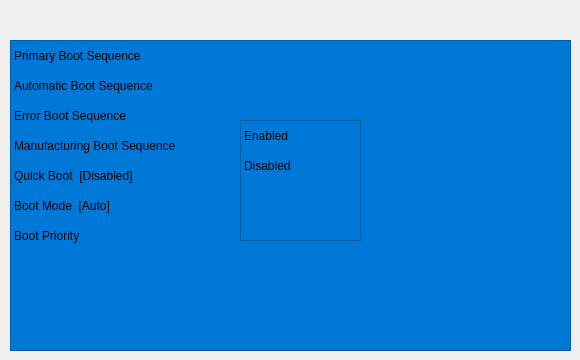
    <widget class="QWidget" name="page_4">
     <widget class="QTableWidget" name="tableWidget_3">
      <property name="geometry">
       <rect>
        <x>10</x>
        <y>40</y>
        <width>561</width>
        <height>311</height>
       </rect>
      </property>
      <property name="styleSheet">
       <string notr="true">selection-background-color: rgb(0, 120, 215);
gridline-color: rgb(255, 255, 255, 0);
background-color: rgb(0, 120, 215);
outline: none;
	</string>
      </property>
      <property name="inputMethodHints">
       <set>Qt::ImhNone</set>
      </property>
      <property name="editTriggers">
       <set>QAbstractItemView::NoEditTriggers</set>
      </property>
      <property name="tabKeyNavigation">
       <bool>false</bool>
      </property>
      <property name="selectionMode">
       <enum>QAbstractItemView::SingleSelection</enum>
      </property>
      <property name="showGrid">
       <bool>false</bool>
      </property>
      <property name="wordWrap">
       <bool>true</bool>
      </property>
      <attribute name="horizontalHeaderVisible">
       <bool>false</bool>
      </attribute>
      <attribute name="horizontalHeaderCascadingSectionResizes">
       <bool>false</bool>
      </attribute>
      <attribute name="horizontalHeaderDefaultSectionSize">
       <number>10000</number>
      </attribute>
      <attribute name="horizontalHeaderShowSortIndicator" stdset="0">
       <bool>false</bool>
      </attribute>
      <attribute name="verticalHeaderVisible">
       <bool>false</bool>
      </attribute>
      <row>
       <property name="text">
        <string>New Row</string>
       </property>
      </row>
      <row>
       <property name="text">
        <string>New Row</string>
       </property>
      </row>
      <row>
       <property name="text">
        <string>New Row</string>
       </property>
      </row>
      <row>
       <property name="text">
        <string>New Row</string>
       </property>
      </row>
      <row>
       <property name="text">
        <string>New Row</string>
       </property>
      </row>
      <row>
       <property name="text">
        <string>New Row</string>
       </property>
      </row>
      <row>
       <property name="text">
        <string>New Row</string>
       </property>
      </row>
      <column>
       <property name="text">
        <string>New Column</string>
       </property>
      </column>
      <item row="0" column="0">
       <property name="text">
        <string>Primary Boot Sequence</string>
       </property>
      </item>
      <item row="1" column="0">
       <property name="text">
        <string>Automatic Boot Sequence</string>
       </property>
      </item>
      <item row="2" column="0">
       <property name="text">
        <string>Error Boot Sequence</string>
       </property>
      </item>
      <item row="3" column="0">
       <property name="text">
        <string>Manufacturing Boot Sequence</string>
       </property>
      </item>
      <item row="4" column="0">
       <property name="text">
        <string>Quick Boot  [Disabled]</string>
       </property>
      </item>
      <item row="5" column="0">
       <property name="text">
        <string>Boot Mode  [Auto]</string>
       </property>
      </item>
      <item row="6" column="0">
       <property name="text">
        <string>Boot Priority</string>
       </property>
      </item>
     </widget>
     <widget class="QStackedWidget" name="stackedWidget_2">
      <property name="geometry">
       <rect>
        <x>240</x>
        <y>120</y>
        <width>161</width>
        <height>161</height>
       </rect>
      </property>
      <property name="currentIndex">
       <number>0</number>
      </property>
      <widget class="QWidget" name="page_7">
       <widget class="QTableWidget" name="onOff_2">
        <property name="geometry">
         <rect>
          <x>0</x>
          <y>0</y>
          <width>121</width>
          <height>121</height>
         </rect>
        </property>
        <property name="styleSheet">
         <string notr="true">selection-background-color: rgb(0, 120, 215);
gridline-color: rgb(255, 255, 255, 0);
background-color: rgb(0, 120, 215);
outline: 0;
	
</string>
        </property>
        <property name="inputMethodHints">
         <set>Qt::ImhNone</set>
        </property>
        <property name="editTriggers">
         <set>QAbstractItemView::NoEditTriggers</set>
        </property>
        <property name="tabKeyNavigation">
         <bool>false</bool>
        </property>
        <property name="selectionMode">
         <enum>QAbstractItemView::SingleSelection</enum>
        </property>
        <property name="showGrid">
         <bool>false</bool>
        </property>
        <property name="wordWrap">
         <bool>true</bool>
        </property>
        <attribute name="horizontalHeaderVisible">
         <bool>false</bool>
        </attribute>
        <attribute name="verticalHeaderVisible">
         <bool>false</bool>
        </attribute>
        <row>
         <property name="text">
          <string>New Row</string>
         </property>
        </row>
        <row>
         <property name="text">
          <string>New Row</string>
         </property>
        </row>
        <column>
         <property name="text">
          <string>New Column</string>
         </property>
        </column>
        <item row="0" column="0">
         <property name="text">
          <string>Enabled</string>
         </property>
        </item>
        <item row="1" column="0">
         <property name="text">
          <string>Disabled</string>
         </property>
        </item>
       </widget>
      </widget>
      <widget class="QWidget" name="page_8"/>
     </widget>
    </widget>
